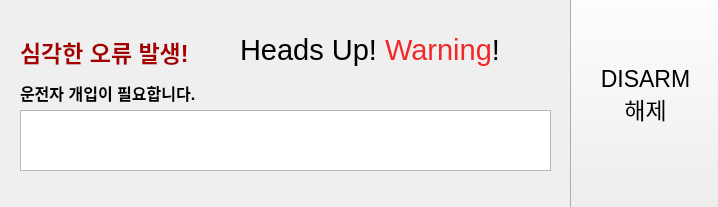
<?xml version="1.0" encoding="UTF-8"?>
<ui version="4.0">
 <class>MainWindow</class>
 <widget class="QMainWindow" name="MainWindow">
  <property name="geometry">
   <rect>
    <x>0</x>
    <y>0</y>
    <width>718</width>
    <height>207</height>
   </rect>
  </property>
  <property name="windowTitle">
   <string>ALERT</string>
  </property>
  <property name="toolButtonStyle">
   <enum>Qt::ToolButtonIconOnly</enum>
  </property>
  <property name="documentMode">
   <bool>false</bool>
  </property>
  <property name="unifiedTitleAndToolBarOnMac">
   <bool>false</bool>
  </property>
  <widget class="QWidget" name="centralwidget">
   <widget class="QLabel" name="label">
    <property name="geometry">
     <rect>
      <x>240</x>
      <y>20</y>
      <width>271</width>
      <height>61</height>
     </rect>
    </property>
    <property name="font">
     <font>
      <pointsize>17</pointsize>
     </font>
    </property>
    <property name="text">
     <string>&lt;html&gt;&lt;head/&gt;&lt;body&gt;&lt;p&gt;&lt;span style=&quot; font-size:22pt;&quot;&gt;Heads Up! &lt;/span&gt;&lt;span style=&quot; font-size:22pt; color:#ef2929;&quot;&gt;Warning&lt;/span&gt;&lt;span style=&quot; font-size:22pt;&quot;&gt;!&lt;/span&gt;&lt;/p&gt;&lt;/body&gt;&lt;/html&gt;</string>
    </property>
   </widget>
   <widget class="QPushButton" name="pushButton">
    <property name="geometry">
     <rect>
      <x>570</x>
      <y>-20</y>
      <width>151</width>
      <height>231</height>
     </rect>
    </property>
    <property name="font">
     <font>
      <pointsize>17</pointsize>
     </font>
    </property>
    <property name="autoFillBackground">
     <bool>false</bool>
    </property>
    <property name="styleSheet">
     <string notr="true"/>
    </property>
    <property name="text">
     <string>DISARM
해제</string>
    </property>
    <property name="autoRepeat">
     <bool>true</bool>
    </property>
   </widget>
   <widget class="QListWidget" name="listWidget">
    <property name="geometry">
     <rect>
      <x>20</x>
      <y>110</y>
      <width>531</width>
      <height>61</height>
     </rect>
    </property>
   </widget>
   <widget class="QLabel" name="label_2">
    <property name="geometry">
     <rect>
      <x>20</x>
      <y>30</y>
      <width>211</width>
      <height>81</height>
     </rect>
    </property>
    <property name="font">
     <font>
      <pointsize>17</pointsize>
     </font>
    </property>
    <property name="text">
     <string>&lt;html&gt;&lt;head/&gt;&lt;body&gt;&lt;p&gt;&lt;span style=&quot; font-weight:600; color:#a40000;&quot;&gt;심각한 오류 발생! &lt;/span&gt;&lt;/p&gt;&lt;p&gt;&lt;span style=&quot; font-size:12pt; font-weight:600;&quot;&gt;운전자 개입이 필요합니다.&lt;/span&gt;&lt;/p&gt;&lt;/body&gt;&lt;/html&gt;</string>
    </property>
   </widget>
  </widget>
 </widget>
 <resources/>
 <connections/>
</ui>
